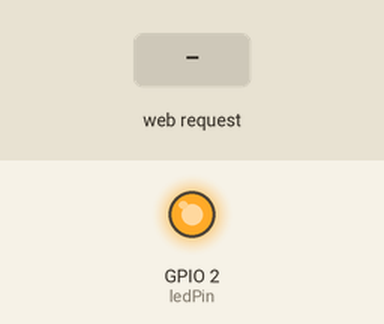
Bench run of a program on a simulated ESP8266 (NodeMCU). On the bench: output pins drawn as LEDs (lit = HIGH). The test bench sets the inputs (shaded band). WiFi joins after 1.5 s; servers stay silent unless stated; what the program prints to the serial monitor is not drawn.

Above: at 2.7 s.
2.8 s: HTTP request GET /L1=ON received
At 3.1 s:
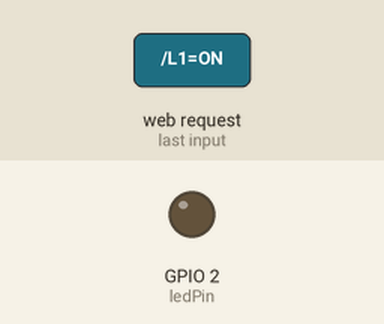
6.8 s: HTTP request GET /L1=OFF received
At 7.4 s:
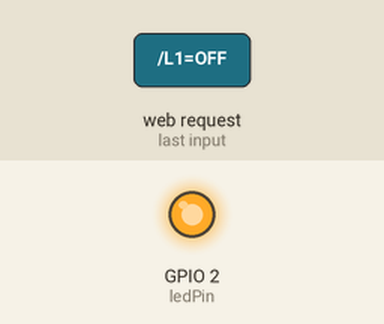
Timing chart, 0 to 9.8 s (numbered marks = the images above; inputs shaded):
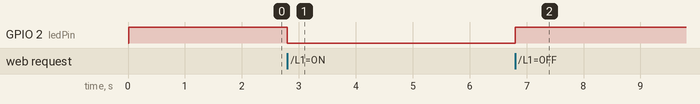

The program:

main.cpp
```cpp
#include <ESP8266WiFi.h>
#include <Arduino.h>

String incoming = "";
const char *ssid = "Ghost-Server";
const char *password = "ushan&627628";
int status_arr[4] = {0, 0, 0, 0};
int ledPin = LED_BUILTIN; // GPIO13---D7 of NodeMCU
WiFiServer server(80);

String dataRV;

// Set array size to maximum number of integers you will receive.
uint16_t myArray[2];

void setup()
{
  Serial.begin(115200);
  //  SUART.begin(115200); //enable SUART Port
  delay(10);

  pinMode(ledPin, OUTPUT);
  digitalWrite(ledPin, HIGH);

  // Connect to WiFi network
  Serial.println();
  Serial.println();
  Serial.print("Connecting to ");
  Serial.println(ssid);

  WiFi.begin(ssid, password);

  while (WiFi.status() != WL_CONNECTED)
  {
    delay(500);
    Serial.print(".");
  }
  Serial.println("");
  Serial.println("connected");

  // Start the server
  server.begin();
  Serial.println("server_started");

  // Print the IP address
  Serial.print("IP ");
  //  Serial.print("http://");
  Serial.print(WiFi.localIP());
  Serial.println("/");
}

void readData(){

  if (Serial.available() > 0)
  {
    dataRV = Serial.readString();
    dataRV.trim();
    if (dataRV.indexOf("L1_SW") >= 0)
    {
      if (status_arr[0] == 0)
      {
        status_arr[0] = 1;
        Serial.println("L1_ON");
      }
      else
      {
        status_arr[0] = 0;
        Serial.println("L1_OFF");
      }
    }

    char charBuf[50];
    dataRV.toCharArray(charBuf, 50);

    if (charBuf[0] == '>')
    {
      int index = 0; //index to cull
      memmove(&charBuf[index], &charBuf[index + 1], strlen(charBuf) - index);
      int counter = 0;
      char *pch = strtok(charBuf, "\",");

      while (pch != NULL)
      {
        myArray[counter] = atoi(pch);
        pch = strtok(NULL, "\"+");
        counter += 1;
      }
    }
  }
}

void loop()
{

  readData();

  // Check if a client has connected
  WiFiClient client = server.available();
  if (!client)
  {
    return;
  }

  // Wait until the client sends some data
  //  Serial.println("new client");
  while (!client.available())
  {
    delay(1);
  }

  // Read the first line of the request
  String request = client.readStringUntil('\r');
  //  Serial.println(request);
  client.flush();

  // Match the request

  if (request.indexOf("/L1=ON") != -1)
  {
    Serial.println("L1_ON");
    status_arr[0] = 1;
    digitalWrite(ledPin, LOW);
  }
  if (request.indexOf("/L1=OFF") != -1)
  {
    Serial.println("L1_OFF");
    status_arr[0] = 0;
    digitalWrite(ledPin, HIGH);
  }
  if (request.indexOf("/L2=ON") != -1)
  {
    Serial.println("L2_ON");
    status_arr[1] = 1;
  }
  if (request.indexOf("/L2=OFF") != -1)
  {
    Serial.println("L2_OFF");
    status_arr[1] = 0;
  }
  if (request.indexOf("/L3=ON") != -1)
  {
    Serial.println("L3_ON");
    status_arr[2] = 1;
  }
  if (request.indexOf("/L3=OFF") != -1)
  {
    Serial.println("L3_OFF");
    status_arr[2] = 0;
  }
  if (request.indexOf("/L4=ON") != -1)
  {
    Serial.println("L4_ON");
    status_arr[3] = 1;
  }
  if (request.indexOf("/L4=OFF") != -1)
  {
    Serial.println("L4_OFF");
    status_arr[3] = 0;
  }

  // Set ledPin according to the request
  //digitalWrite(ledPin, value);

  // Return the response
  client.println("HTTP/1.1 200 OK");
  client.println("Content-Type: text/html");
  client.println(""); //  do not forget this one
  client.println("<!DOCTYPE HTML>");
  client.println("<html>");

  for (int i = 1; i < 5; i++)
  {
    client.print("L");
    client.print(i);
    client.print(" is now ");
    if (status_arr[i - 1] == 1)
    {
      client.print("On");
    }
    else
    {
      client.print("Off");
    }
    client.println("<br>");
  }

  client.println("<br><br>");
  client.println("<a href=\"/L1=ON\"\"><button>L1 On </button></a>");
  client.println("<a href=\"/L1=OFF\"\"><button>L1 Off </button></a><br />");
  client.println("<a href=\"/L2=ON\"\"><button>L2 On </button></a>");
  client.println("<a href=\"/L2=OFF\"\"><button>L2 Off </button></a><br />");
  client.println("<a href=\"/L3=ON\"\"><button>L3 On </button></a>");
  client.println("<a href=\"/L3=OFF\"\"><button>L3 Off </button></a><br />");
  client.println("<a href=\"/L4=ON\"\"><button>L4 On </button></a>");
  client.println("<a href=\"/L4=OFF\"\"><button>L4 Off </button></a><br />");
  client.println("<P> Temp : ");
  client.print(myArray[0]);
  client.println("<P>");
  client.println("<P> Huminidy : ");
  client.print(myArray[1]);
  client.println("<P>");
  client.println("</html>");

  delay(1);
  // Serial.println("Client disonnected");
  //Serial.println("");
}
```

Measured:
- after the input at 2.8 s, GPIO 2 (ledPin): HIGH → LOW at once
- after the input at 6.8 s, GPIO 2 (ledPin): LOW → HIGH at once
